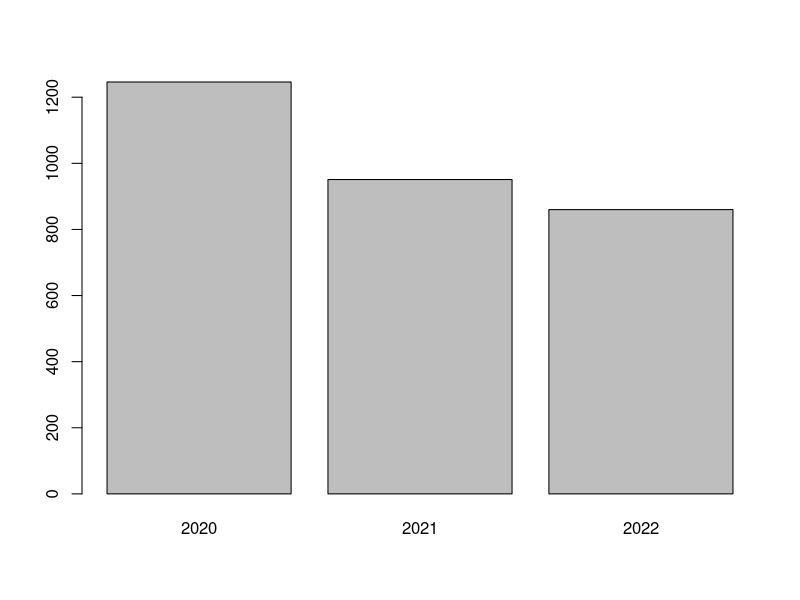

The R source for this figure: (Note: this script raises an error after producing the figure.)
setwd("D:/source1")
library(ggplot2)

mydata1=c(1246,951,860)
barplot(mydata1,names=c("2020","2021","2022"))
par(new=TRUE)
plot(mydata2,type='b',
     xaxt='n', #x축 눈금 제거
     yaxt='n', #y축 눈금 제거
     ann=FALSE #축이름 제거
)